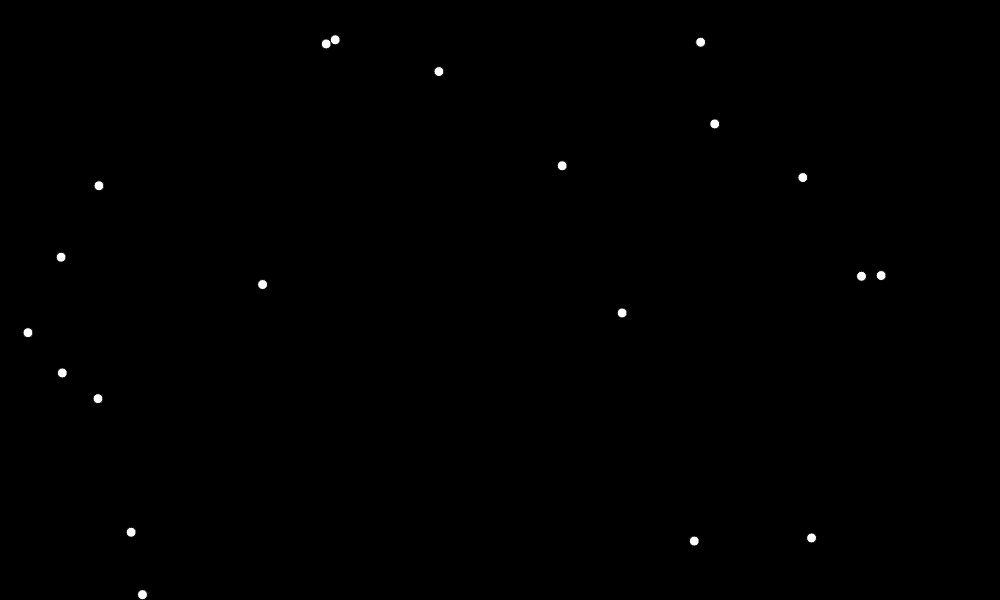
Frame 1 (no input)
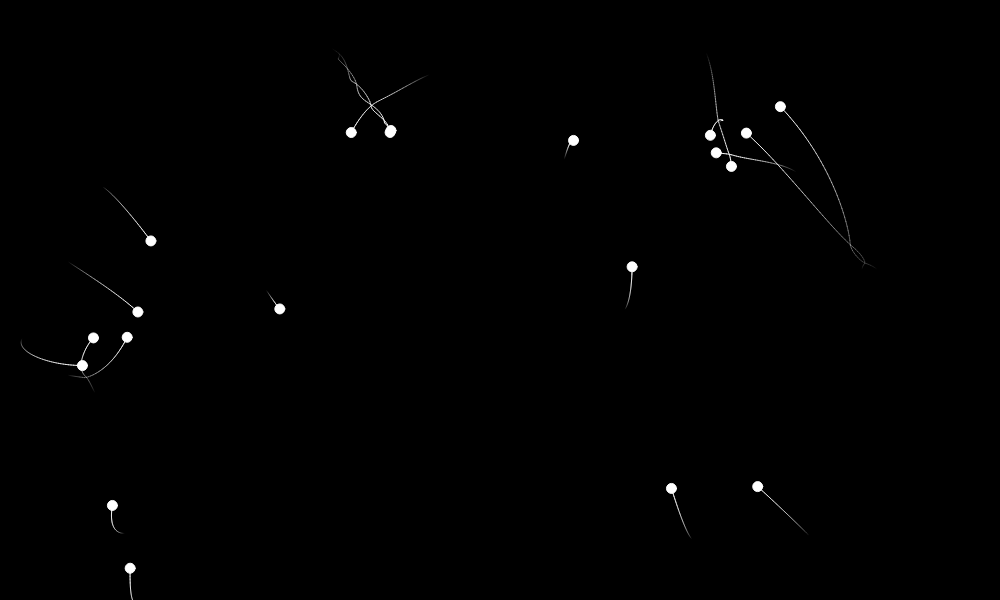
Frame 60 (no input)
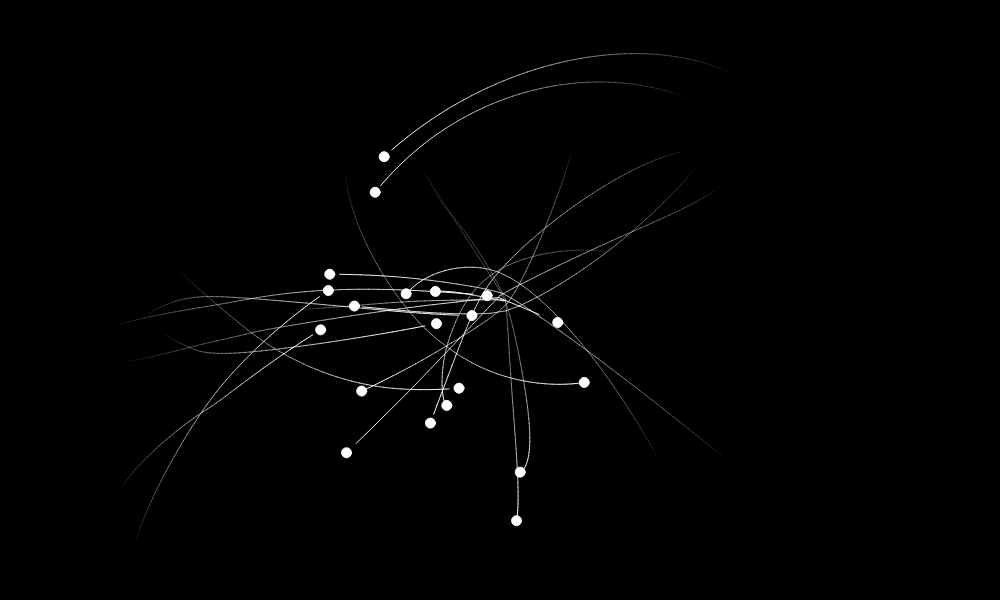
Frame 120 (the mouse pressed at the canvas centre since frame 60)

The p5.js sketch that drew these frames (run headless with seeded random() and noise() and a simulated clock; from frame 60 on, the mouse is pressed at the canvas centre):

// p5.js sketch
// ── sketch.js
// p5 sketch

class Particle {
  constructor(pos, vel = createVector(0, 0), acc = createVector(0, 0)) {
    this.pos = pos;
    this.vel = vel;
    this.acc = acc;
    this.mass = 1;

    this.path = [];
  }

  update() {
    this.path.push(this.pos.copy());
    if (this.path.length > 50) {
      this.path.shift();
    }
    this.vel.add(this.acc);
    this.pos.add(this.vel);
    this.acc.mult(0); // reset acceleration
  }

  applyForce(force) {
    this.acc.add(force.div(this.mass));
  }

  applyForceOfParticles(particles) {
    for (let other of particles) {
      if (other !== this) {
        let d = p5.Vector.sub(other.pos, this.pos);
        let rSq = d.copy().magSq(); // avoid extreme forces
        rSq = max(sqrt(rSq), 0);
        d.normalize();
        let G = 10;
        let force = d.mult((G * this.mass * other.mass) / (rSq * 10));
        this.applyForce(force);
      }
    }
  }

  edgeCheck(eff = 0.95) {
    if (this.pos.x < 0) this.vel = this.vel.mult(-1 * eff, 1);
    if (this.pos.x > width) this.vel = this.vel.mult(-1 * eff, 1);
    if (this.pos.y < 0) this.vel = this.vel.mult(1, -1 * eff);
    if (this.pos.y > height) this.vel = this.vel.mult(1, -1 * eff);
  }

  show() {
    fill(255);
    ellipse(this.pos.x, this.pos.y, 10, 10);
    for (let i = 0; i < this.path.length - 1; i++) {
      let p1 = this.path[i];
      let p2 = this.path[i + 1];
      stroke(255, map(i, 0, this.path.length, 0, 255));
      line(p1.x, p1.y, p2.x, p2.y);
    }
  }
}

let particles = [];

let numberOfParticles = 20;

function setup() {
  createCanvas(1000, 600); // creates canvas automatically

  for (let i = 0; i < numberOfParticles; i++) {
    let p = new Particle(
      createVector(random(width), random(height)),
      createVector(random(-1, 1), random(-1, 1))
    );
    particles.push(p);
  }
}

function draw() {
  //fill(255);
  background(0);

  if (mouseIsPressed) {
    for (let p of particles) {
      let d = p5.Vector.sub(createVector(mouseX, mouseY), p.pos);
      let rSq = d.copy().magSq() * 10; // avoid extreme forces
      rSq = max(sqrt(rSq), 5);
      d.normalize();
      let G = 100;
      force = d.mult((G * p.mass) / rSq);
      p.applyForce(force);
    }
  }

  for (let p of particles) {
    p.applyForceOfParticles(particles);
    // p.edgeCheck();
    p.update();
    p.show();
  }
}

function mousePressed() {}
